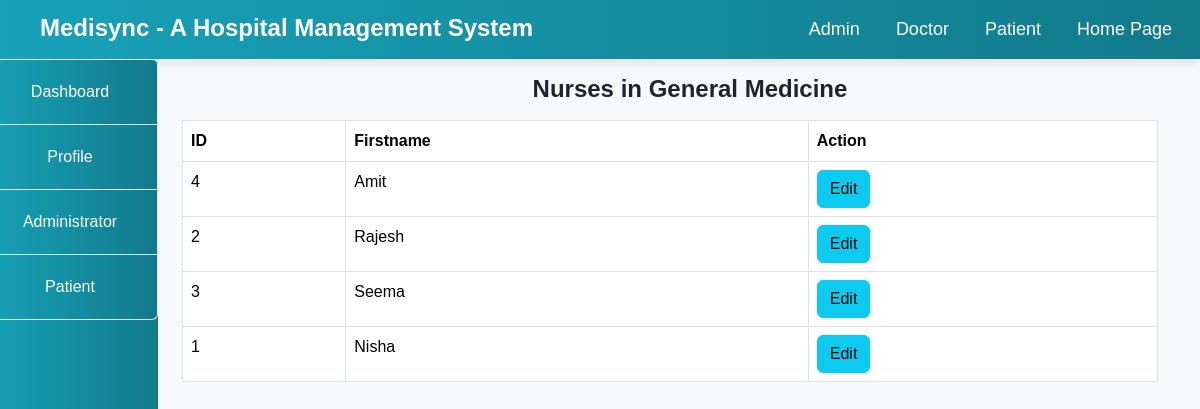
The page /Hospital/admin/nurse_details.php?department=General+Medicine on the database its author committed.
### tables this page shows
CREATE TABLE `staff` (
  `id` int(10) NOT NULL,
  `firstname` varchar(100) NOT NULL,
  `surname` varchar(100) NOT NULL,
  `username` varchar(100) NOT NULL,
  `email` varchar(100) NOT NULL,
  `gender` varchar(100) NOT NULL,
  `phone` varchar(100) NOT NULL,
  `city` varchar(100) NOT NULL,
  `qualification` varchar(100) NOT NULL,
  `role` varchar(100) NOT NULL,
  `experience` varchar(100) NOT NULL,
  `password` varchar(100) NOT NULL,
  `status` text NOT NULL,
  `date_reg` varchar(100) NOT NULL,
  `salary` int(10) NOT NULL,
  `department` varchar(100) NOT NULL
);

### Hospital/admin/nurse_details.php (the view, shortened to what this page needs)
<!DOCTYPE html>
<html lang="en">
<head>
</head>
<body>
    <?php
    include("../include/header.php");
    include("../include/connection.php");
    $department = isset($_GET['department']) ? mysqli_real_escape_string($connect, $_GET['department']) : '';
    ?>
    <div class="container-fluid">
        <div class="col-md-12">
            <div class="row">
                <div class="col-md-2" style="margin-left: -30px;">
                    <?php include("sidenav.php"); ?>
                </div>
                <div class="col-md-10">
                    <h5 class="text-center my-3">Nurses in <?php echo htmlspecialchars($department); ?></h5>
                    <?php
                        $query = "SELECT * FROM staff WHERE status='Approved' AND role='Nurse' AND department='$department' ORDER BY date_reg ASC";
                        $res = mysqli_query($connect, $query);
                        $output = "
                        <table class='table table-bordered department-table'>
                            <thead>
                                <tr>
                                    <th>ID</th>
                                    <th>Firstname</th>
                                    <th>Action</th>
                                </tr>
                            </thead>
                            <tbody>
                        ";
                        if (mysqli_num_rows($res) < 1) {
                            $output .= "
                            <tr>
                                <td colspan='11' class='text-center'>No Approved Nurses in $department.</td>
                            </tr>
                            ";
                        } else {
                            while ($row = mysqli_fetch_array($res)) {
                                $output .= "
                                <tr>
                                    <td>{$row['id']}</td>
                                    <td>{$row['firstname']}</td>
                                    <td>
                                        <a href='edit_staff.php?id={$row['id']}'>
                                            <button class='btn btn-info'>Edit</button>
                                        </a>
                                    </td>
                                </tr>
                                ";
                            }
                        }
                        $output .= "
                            </tbody>
                        </table>
                        ";
                        echo $output;
                    ?>
                </div>
            </div>
        </div>
    </div>
</body>
</html>

### Hospital/admin/nurse_details.php (style rules this page uses)
.table thead { background-color: #f8f9fa; }
.text-center { text-align: center; }
.department-table { margin-bottom: 30px; }

### Hospital/include/header.php (style rules this page uses)
body { font-family: 'Arial', sans-serif; background-color: #f8f9fa; }
h5 { margin-left: 40px; margin-top: 5px; font-size: 24px; font-weight: bold; }

### rows shown on the page
staff: id "4", firstname "Amit"
staff: id "2", firstname "Rajesh"
staff: id "3", firstname "Seema"
staff: id "1", firstname "Nisha"

### other values the page prints
$department "General Medicine"
